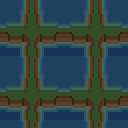

Rendered tile map (Tiled .tmx) drawn with the repository's tilesets; below, a short description and the full map source, tile grids included:
An orthogonal 4x4 tile map with 32x32 px tiles, 1 tile layer (Tile Layer 1).

<map version="1.4" tiledversion="1.4.3" orientation="orthogonal" renderorder="right-down" width="4" height="4" tilewidth="32" tileheight="32" infinite="0" nextlayerid="2" nextobjectid="1">
    <tileset firstgid="1" source="opacity.tsx" />
    <layer id="1" name="Tile Layer 1" width="4" height="4" opacity="0.4">
        <data encoding="csv">
            21,22,21,22,
            40,41,40,41,
            21,22,21,22,
            40,41,40,41
        </data>
    </layer>
</map>
